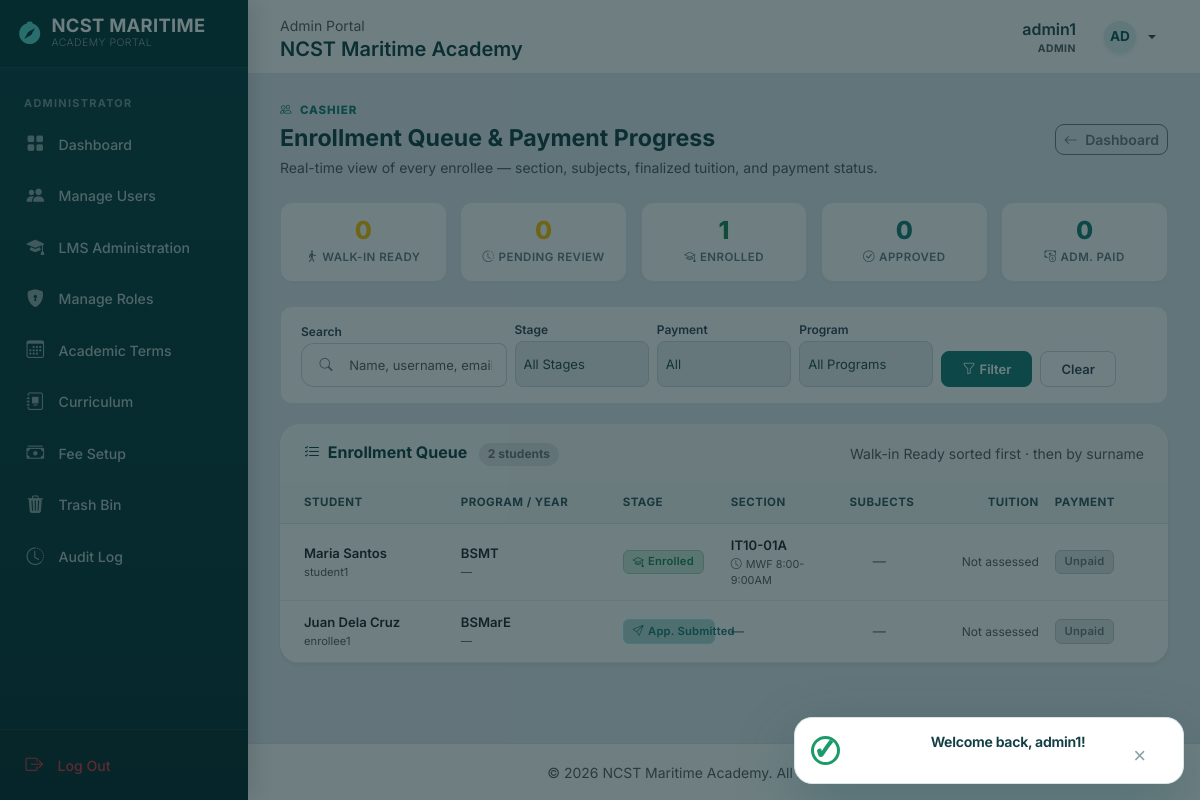
/cashier/enrollment_queue (signed in), run on the app's committed database.
### tables this page shows
CREATE TABLE IF NOT EXISTS students (
    id INT UNSIGNED AUTO_INCREMENT PRIMARY KEY,
    user_id INT UNSIGNED NOT NULL,
    academic_term_id INT UNSIGNED NULL,
    first_name VARCHAR(50) NOT NULL,
    middle_name VARCHAR(50) NULL,
    last_name VARCHAR(50) NOT NULL,
    suffix VARCHAR(10) NULL,
    birthdate DATE NULL,
    place_of_birth VARCHAR(100) NULL,
    gender ENUM('Male','Female','Other') NULL,
    civil_status ENUM('Single','Married','Widowed','Separated') NULL,
    nationality VARCHAR(50) NULL,
    religion VARCHAR(50) NULL,
    contact_number VARCHAR(20) NULL,
    address_street VARCHAR(100) NULL,
    address_barangay VARCHAR(100) NULL,
    address_city VARCHAR(100) NULL,
    address_province VARCHAR(100) NULL,
    address_zip_code VARCHAR(10) NULL,
    guardian_name VARCHAR(100) NULL,
    guardian_relationship VARCHAR(50) NULL,
    guardian_contact_number VARCHAR(20) NULL,
    guardian_address VARCHAR(255) NULL,
    shs_track_strand VARCHAR(100) NULL,
    shs_name VARCHAR(100) NULL,
    shs_type ENUM('Public','Private') NULL,
    year_graduated INT NULL,
    general_average DECIMAL(5,2) NULL,
    program_applying_for VARCHAR(100) NULL,
    program_code VARCHAR(20) NULL,
    applicant_type ENUM('New Student','Transferee') NULL,
    age TINYINT UNSIGNED NULL,
    year_level ENUM('1st Year','2nd Year','3rd Year','4th Year') NULL,
    ack_submit_without_docs TINYINT(1) NOT NULL DEFAULT 0,
    revision_notes TEXT NULL,
    application_status ENUM('draft','pending','under_review','approved','eligible_to_enroll','rejected','needs_revision') NOT NULL DEFAULT 'draft',
    admission_status ENUM('draft','pending','under_review','approved','needs_revision','rejected','admitted') NOT NULL DEFAULT 'draft',
    enrollment_status ENUM('draft','pending','needs_revision','approved','section_chosen','walk_in_ready','paid','enrolled','rejected') NOT NULL DEFAULT 'draft',
    payment_status ENUM('unpaid','partially_paid','fully_paid') NOT NULL DEFAULT 'unpaid',
    outstanding_balance DECIMAL(10,2) NOT NULL DEFAULT 0.00,
    walk_in_validated_at TIMESTAMP NULL,
    walk_in_validated_by INT UNSIGNED NULL,
    walk_in_notes TEXT NULL,
    created_at TIMESTAMP NOT NULL DEFAULT CURRENT_TIMESTAMP,
    updated_at TIMESTAMP NOT NULL DEFAULT CURRENT_TIMESTAMP ON UPDATE CURRENT_TIMESTAMP,
    UNIQUE KEY uq_students_user_id (user_id),
    KEY idx_students_term (academic_term_id),
    KEY idx_students_application_status (application_status),
    KEY idx_students_admission_status (admission_status),
    KEY idx_students_status (enrollment_status),
    KEY idx_students_name (last_name, first_name),
    KEY idx_students_program_code (program_code),
    CONSTRAINT fk_students_user
        FOREIGN KEY (user_id) REFERENCES users(id)
        ON DELETE CASCADE ON UPDATE CASCADE,
    CONSTRAINT fk_students_academic_term
        FOREIGN KEY (academic_term_id) REFERENCES academic_terms(id)
        ON DELETE RESTRICT ON UPDATE CASCADE,
    CONSTRAINT fk_students_walk_in_validator
        FOREIGN KEY (walk_in_validated_by) REFERENCES users(id)
        ON DELETE SET NULL ON UPDATE CASCADE,
    CONSTRAINT fk_students_program_code
        FOREIGN KEY (program_code) REFERENCES programs(program_code)
        ON DELETE SET NULL ON UPDATE CASCADE
);

CREATE TABLE IF NOT EXISTS users (
    id INT UNSIGNED AUTO_INCREMENT PRIMARY KEY,
    username VARCHAR(50) NOT NULL,
    password_hash VARCHAR(255) NOT NULL,
    role ENUM('enrollee','student','admin','registrar','cashier','teacher') NOT NULL,
    email VARCHAR(100) NOT NULL,
    first_name VARCHAR(50) NULL,
    last_name VARCHAR(50) NULL,
    profile_picture VARCHAR(255) NULL,
    is_active TINYINT(1) NOT NULL DEFAULT 1,
    created_at TIMESTAMP NOT NULL DEFAULT CURRENT_TIMESTAMP,
    updated_at TIMESTAMP NOT NULL DEFAULT CURRENT_TIMESTAMP ON UPDATE CURRENT_TIMESTAMP,
    UNIQUE KEY uq_users_username (username),
    UNIQUE KEY uq_users_email (email),
    KEY idx_users_role_active (role, is_active)
);

### cashier/enrollment_queue.php (the view, shortened to what the rows shown need)
<?php
require_once '../includes/assessments.php';
require_once '../includes/academic_terms.php';
if (!function_exists('enrollStatusMeta')) {
    function enrollStatusMeta(string $status): array {
        $map = [
            'draft'          => ['label' => 'Draft',           'badge' => 'secondary', 'icon' => 'pencil'],
            'pending'        => ['label' => 'App. Submitted',  'badge' => 'info',      'icon' => 'send'],
            'under_review'   => ['label' => 'Under Review',    'badge' => 'primary',   'icon' => 'eye'],
            'needs_revision' => ['label' => 'Needs Revision',  'badge' => 'warning',   'icon' => 'exclamation-triangle'],
            'approved'       => ['label' => 'Approved',        'badge' => 'success',   'icon' => 'check-circle'],
            'paid'           => ['label' => 'Admission Paid',  'badge' => 'success',   'icon' => 'cash-coin'],
            'section_chosen' => ['label' => 'Section Chosen',  'badge' => 'primary',   'icon' => 'bookmark-check'],
            'walk_in_ready'  => ['label' => 'Walk-in Ready',   'badge' => 'warning',   'icon' => 'person-walking'],
            'enrolled'       => ['label' => 'Enrolled',        'badge' => 'success',   'icon' => 'mortarboard'],
            'rejected'       => ['label' => 'Rejected',        'badge' => 'danger',    'icon' => 'x-circle'],
        ];
        return $map[$status] ?? ['label' => ucfirst(str_replace('_', ' ', $status)), 'badge' => 'secondary', 'icon' => 'question-circle'];
    }
}
$conditions = ["s.enrollment_status NOT IN ('draft')"];
$params = [];
$enrollees  = [];
$queryError = null;
try {
    $whereClause = implode(' AND ', $conditions);
    $stmt = $pdo->prepare($sql);
    $stmt->execute($params);
    $enrollees = $stmt->fetchAll();
} catch (Throwable $ex) {
    error_log('Cashier enrollment queue: ' . $ex->getMessage());
    $queryError = 'Unable to load enrollment queue: ' . $ex->getMessage();
}
$pendingPayments = [];
require_once '../includes/header.php';
?>
<div class="d-flex justify-content-between align-items-center flex-wrap gap-2 mb-4">
    <div>
        <h1 class="m-0 fw-bold text-navy-alt" style="font-size:1.45rem;">Enrollment Queue &amp; Payment Progress</h1>
    </div>
</div>
<?php if ($queryError): ?>
    <div class="alert alert-danger"><i class="bi bi-exclamation-triangle me-2"></i><?php echo htmlspecialchars($queryError); ?></div>
<?php else: ?>
<div class="card shadow-sm border-0 mb-4" style="border-radius:14px;overflow:hidden;">
    <div class="card-body p-0">
        <div class="table-responsive">
            <table class="table align-middle mb-0 eq-table">
                <thead class="table-light">
                    <tr>
                        <th class="ps-4" style="width:16%;">Student</th>
                        <th style="width:15%;">Program / Year</th>
                        <th style="width:10%;">Stage</th>
                        <th style="width:11%;">Section</th>
                        <th style="width:7%;" class="text-center">Subjects</th>
                        <th style="width:12%;" class="text-end">Tuition</th>
                        <th style="width:13%;">Payment</th>
                    </tr>
                </thead>
                <tbody>
                    <?php foreach ($enrollees as $e): ?>
                    <?php
                        $meta       = enrollStatusMeta($e['enrollment_status']);
                        $isWalkIn   = ($e['enrollment_status'] === 'walk_in_ready');
                        $isEnrolled = ($e['enrollment_status'] === 'enrolled');
                        $pending    = $pendingPayments[$e['student_id']] ?? null;
                        $paidAmt     = (float)($e['paid_amount']    ?? 0);
                        $totalAmt    = (float)($e['finalized_amount'] ?: ($e['assessed_total'] ?? 0));
                        $balance     = max(0, round($totalAmt - $paidAmt, 2));
                        $payStatus   = strtolower(str_replace(' ', '_', getAssessmentPaymentStatus($paidAmt, $totalAmt)));
                        $payBadge    = match($payStatus) {
                            'fully_paid'     => 'success',
                            'partially_paid' => 'warning',
                            default          => 'secondary',
                        };
                        $tuitionFin = !empty($e['tuition_finalized']);
                        $subjCount  = (int)($e['finalized_subjects'] ?? 0);
                        $subjUnits  = (float)($e['finalized_units']  ?? 0);
                        $studentName = htmlspecialchars(trim($e['first_name'] . ' ' . $e['last_name']));
                    ?>
                    <tr <?php if ($pending) echo 'style="background:rgba(245,158,11,.08);"'; elseif ($isWalkIn) echo 'style="background:rgba(251,191,36,.07);"'; elseif ($isEnrolled) echo 'style="background:rgba(16,185,129,.05);"'; ?>>
                        <td class="ps-4">
                            <div class="fw-semibold text-dark"><?php echo $studentName; ?></div>
                            <div class="text-muted" style="font-size:.7rem;"><?php echo htmlspecialchars($e['username'] ?? ''); ?></div>
                        </td>
                        <td>
                            <div class="fw-semibold text-dark"><?php echo htmlspecialchars($e['program_applying_for'] ?: $e['program_code'] ?: '—'); ?></div>
                            <div class="text-muted" style="font-size:.7rem;"><?php echo htmlspecialchars($e['year_level'] ?: '—'); ?></div>
                        </td>
                        <td>
                            <span class="badge bg-<?php echo $meta['badge']; ?>-subtle text-<?php echo $meta['badge']; ?> border border-<?php echo $meta['badge']; ?>-subtle eq-badge">
                                <i class="bi bi-<?php echo $meta['icon']; ?>"></i>
                                <?php echo htmlspecialchars($meta['label']); ?>
                            </span>
                        </td>
                        <td>
                            <?php if (!empty($e['section_name'])): ?>
                                <div class="fw-semibold text-dark"><?php echo htmlspecialchars($e['section_name']); ?></div>
                                <?php if (!empty($e['schedule'])): ?>
                                    <div class="text-muted" style="font-size:.68rem;"><i class="bi bi-clock me-1"></i><?php echo htmlspecialchars($e['schedule']); ?></div>
                                <?php endif; ?>
                            <?php else: ?>
                                <span class="text-muted">—</span>
                            <?php endif; ?>
                        </td>
                        <td class="text-center">
                            <?php if ($subjCount > 0): ?>
                                <div class="fw-bold text-dark"><?php echo $subjCount; ?></div>
                                <div class="text-muted" style="font-size:.68rem;"><?php echo number_format($subjUnits, 1); ?> units</div>
                            <?php else: ?>
                                <span class="text-muted">—</span>
                            <?php endif; ?>
                        </td>
                        <td class="text-end">
                            <?php if ($totalAmt > 0): ?>
                                <div class="fw-bold text-dark">&#8369;<?php echo number_format($totalAmt, 2); ?></div>
                                <?php if ($tuitionFin): ?>
                                    <span class="badge bg-success-subtle text-success border border-success-subtle eq-badge mt-1"><i class="bi bi-patch-check-fill me-1"></i>Finalized</span>
                                <?php else: ?>
                                    <span class="badge bg-warning-subtle text-warning border border-warning-subtle eq-badge mt-1"><i class="bi bi-clock me-1"></i>Pending</span>
                                <?php endif; ?>
                                <?php if ($balance > 0): ?>
                                    <div class="text-danger fw-semibold mt-1" style="font-size:.68rem;">Bal: &#8369;<?php echo number_format($balance, 2); ?></div>
                                <?php else: ?>
                                    <div class="text-success fw-semibold mt-1" style="font-size:.68rem;"><i class="bi bi-check-lg"></i> Full</div>
                                <?php endif; ?>
                            <?php else: ?>
                                <span class="text-muted" style="font-size:.75rem;">Not assessed</span>
                            <?php endif; ?>
                        </td>
                        <td>
                            <div class="d-flex flex-column align-items-start gap-1">
                                <span class="badge bg-<?php echo $payBadge; ?>-subtle text-<?php echo $payBadge; ?> border border-<?php echo $payBadge; ?>-subtle eq-badge">
                                    <?php echo ucfirst(str_replace('_', ' ', $payStatus)); ?>
                                </span>
                            </div>
                        </td>
                    </tr>
                    <?php endforeach; ?>
                </tbody>
            </table>
        </div>
    </div>
</div>
<?php endif; ?>
<?php require_once '../includes/footer.php'; ?>

### data on the page
students: studentName "Maria Santos", user.username "student1", program_applying_for "BSMT", year_level "—", enrollment_status "Enrolled", section_name "IT10-01A", schedule "MWF 8:00-9:00AM", payStatus "Unpaid"
students: studentName "Juan Dela Cruz", user.username "enrollee1", program_applying_for "BSMarE", year_level "—", enrollment_status "App. Submitted", payStatus "Unpaid"

### other printed values
$_SESSION['role'] "Admin"
$_SESSION['username'] "admin1"
$_SESSION['role'] "ADMIN"
$initials "AD"
$walkInCount "0"
$pendingPaymentsCount "0"
$enrolledCount "1"
$approvedCount "0"
$admPaidCount "0"
count($enrollees) "2"
